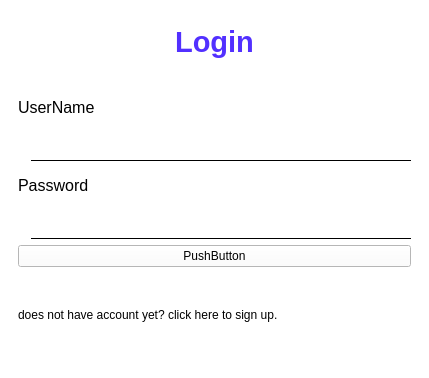
<?xml version="1.0" encoding="UTF-8"?>
<ui version="4.0">
 <class>SignIn</class>
 <widget class="QMainWindow" name="SignIn">
  <property name="geometry">
   <rect>
    <x>0</x>
    <y>0</y>
    <width>429</width>
    <height>378</height>
   </rect>
  </property>
  <property name="windowTitle">
   <string>MainWindow</string>
  </property>
  <property name="styleSheet">
   <string notr="true">background-color: rgb(255, 255, 255);</string>
  </property>
  <widget class="QWidget" name="centralwidget">
   <layout class="QVBoxLayout" name="verticalLayout">
    <item>
     <widget class="QWidget" name="widget" native="true">
      <property name="sizePolicy">
       <sizepolicy hsizetype="Preferred" vsizetype="Preferred">
        <horstretch>0</horstretch>
        <verstretch>1</verstretch>
       </sizepolicy>
      </property>
      <layout class="QGridLayout" name="gridLayout">
       <item row="0" column="0">
        <widget class="QLabel" name="label_5">
         <property name="font">
          <font>
           <family>Segoe UI</family>
           <pointsize>22</pointsize>
           <bold>true</bold>
          </font>
         </property>
         <property name="styleSheet">
          <string notr="true">color: #5230FF;</string>
         </property>
         <property name="text">
          <string>Login</string>
         </property>
         <property name="alignment">
          <set>Qt::AlignCenter</set>
         </property>
        </widget>
       </item>
      </layout>
     </widget>
    </item>
    <item>
     <widget class="QWidget" name="widget_2" native="true">
      <property name="sizePolicy">
       <sizepolicy hsizetype="Preferred" vsizetype="Preferred">
        <horstretch>0</horstretch>
        <verstretch>3</verstretch>
       </sizepolicy>
      </property>
      <layout class="QVBoxLayout" name="verticalLayout_4">
       <item>
        <layout class="QVBoxLayout" name="verticalLayout_3">
         <item>
          <widget class="QLabel" name="label_4">
           <property name="font">
            <font>
             <family>Nirmala UI</family>
             <pointsize>12</pointsize>
             <bold>false</bold>
            </font>
           </property>
           <property name="styleSheet">
            <string notr="true">color: rgb(0, 0, 0);</string>
           </property>
           <property name="text">
            <string>UserName</string>
           </property>
          </widget>
         </item>
         <item>
          <layout class="QHBoxLayout" name="horizontalLayout">
           <item>
            <widget class="QLabel" name="label">
             <property name="maximumSize">
              <size>
               <width>30</width>
               <height>16777215</height>
              </size>
             </property>
             <property name="text">
              <string/>
             </property>
             <property name="pixmap">
              <pixmap resource="resources.qrc">:/icon black/Icons Black/user.svg</pixmap>
             </property>
            </widget>
           </item>
           <item>
            <widget class="QLineEdit" name="lineEdit">
             <property name="minimumSize">
              <size>
               <width>0</width>
               <height>30</height>
              </size>
             </property>
             <property name="styleSheet">
              <string notr="true">border: none;
border-bottom:1px solid black;
padding-left: 10px;</string>
             </property>
             <property name="text">
              <string/>
             </property>
            </widget>
           </item>
          </layout>
         </item>
        </layout>
       </item>
       <item>
        <layout class="QVBoxLayout" name="verticalLayout_2">
         <item>
          <widget class="QLabel" name="label_3">
           <property name="font">
            <font>
             <family>Nirmala UI</family>
             <pointsize>12</pointsize>
             <bold>false</bold>
            </font>
           </property>
           <property name="styleSheet">
            <string notr="true">color: rgb(0, 0, 0);</string>
           </property>
           <property name="text">
            <string>Password</string>
           </property>
          </widget>
         </item>
         <item>
          <layout class="QHBoxLayout" name="horizontalLayout_2">
           <item>
            <widget class="QLabel" name="label_2">
             <property name="maximumSize">
              <size>
               <width>30</width>
               <height>16777215</height>
              </size>
             </property>
             <property name="text">
              <string/>
             </property>
             <property name="pixmap">
              <pixmap resource="resources.qrc">:/icon black/Icons Black/lock.svg</pixmap>
             </property>
            </widget>
           </item>
           <item>
            <widget class="QLineEdit" name="lineEdit_2">
             <property name="minimumSize">
              <size>
               <width>0</width>
               <height>30</height>
              </size>
             </property>
             <property name="styleSheet">
              <string notr="true">border: none;
border-bottom:1px solid black;
padding-left: 10px;</string>
             </property>
            </widget>
           </item>
          </layout>
         </item>
        </layout>
       </item>
       <item>
        <widget class="QPushButton" name="pushButton">
         <property name="text">
          <string>PushButton</string>
         </property>
        </widget>
       </item>
      </layout>
     </widget>
    </item>
    <item>
     <widget class="QWidget" name="widget_3" native="true">
      <property name="sizePolicy">
       <sizepolicy hsizetype="Preferred" vsizetype="Preferred">
        <horstretch>0</horstretch>
        <verstretch>1</verstretch>
       </sizepolicy>
      </property>
      <layout class="QGridLayout" name="gridLayout_2">
       <item row="0" column="0">
        <widget class="QLabel" name="label_6">
         <property name="styleSheet">
          <string notr="true">color: rgb(0, 0, 0);</string>
         </property>
         <property name="text">
          <string>does not have account yet? click here to sign up.</string>
         </property>
        </widget>
       </item>
      </layout>
     </widget>
    </item>
   </layout>
  </widget>
  <widget class="QStatusBar" name="statusbar"/>
 </widget>
 <resources>
  <include location="resources.qrc"/>
 </resources>
 <connections/>
</ui>
